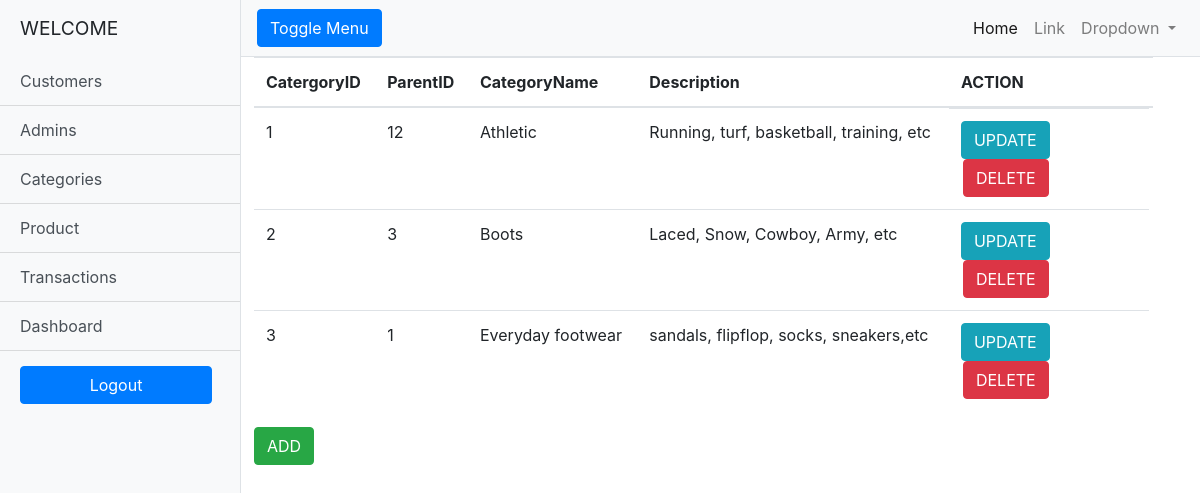
Screenshot of /View/categories/index.php (signed in) with the database file from the repository.
### tables this page shows
CREATE TABLE `categories` (
  `CategoryID` int(11) NOT NULL,
  `ParentID` int(11) NOT NULL,
  `CategoryName` varchar(50) NOT NULL,
  `Description` text NOT NULL
);

### Model/categoriesModel.php (called while the page is built, shortened)
<?php
	function getCategories($flagConn, $flagDisconn) {
		if($flagConn) {
			$conn = connectToDB();
		} else {
			$hostname='localhost';
			$username='root';
			$password='';
			$dbname='myonlineshop';
			$conn=mysqli_connect($hostname, $username, $password, $dbname);
		}
		$sql='SELECT * FROM categories';
		$result = mysqli_query($conn, $sql);
		$categoriesArray = array();
		if (mysqli_num_rows($result)>0) {
			while ($row=mysqli_fetch_assoc($result)) {
				array_push($categoriesArray, $row);
			}
		}
		return $categoriesArray;
	}
?>

### Controller/categoriesController.php (called while the page is built, shortened)
<?php
	function loadCategoriesData($flagConn, $flagDisconn) {
		include '../../Model/categoriesModel.php';
		$categoriesArray = getCategories($flagConn, $flagDisconn);
		return $categoriesArray;
	}
?>

### View/categories/index.php (the view, shortened to what this page needs)
<!DOCTYPE html>
<html lang="en">
<head>
  <link href="http://localhost/onlineShop/onlineShop/CSS/bootstrap.min.css" rel="stylesheet">
  <link href="http://localhost/onlineShop/onlineShop/CSS/simple-sidebar.css" rel="stylesheet">
</head>
<body>
  <div class="d-flex" id="wrapper">
    <?php
        include '../../View/main/sidebar.php';
    ?>
    <div id="page-content-wrapper">
      <nav class="navbar navbar-expand-lg navbar-light bg-light border-bottom">
        <button class="btn btn-primary" id="menu-toggle">Toggle Menu</button>
        <div class="collapse navbar-collapse" id="navbarSupportedContent">
          <ul class="navbar-nav ml-auto mt-2 mt-lg-0">
            <li class="nav-item active">
              <a class="nav-link" href="#">Home <span class="sr-only">(current)</span></a>
            </li>
            <li class="nav-item">
              <a class="nav-link" href="#">Link</a>
            </li>
            <li class="nav-item dropdown">
              <a class="nav-link dropdown-toggle" href="#" id="navbarDropdown" role="button" data-toggle="dropdown" aria-haspopup="true" aria-expanded="false">
                Dropdown
              </a>
            </li>
          </ul>
        </div>
      </nav>
      <div class="container-fluid">
        <?php
            include '../../Controller/categoriesController.php';
            $categoriesArray = loadCategoriesData(true, true);
        ?>
        <div class="container" style="margin-left:25%">
          <table class="table">
            <thead>
              <th>CatergoryID</th>
              <th>ParentID</th>
              <th>CategoryName</th>
              <th>Description</th>
              <th>ACTION</th>
            </thead>
            <tbody>
              <?php
                for ($i=0; $i < count($categoriesArray); $i++) {
                    echo "<tr>";
                    echo "<td>".$categoriesArray[$i]['CategoryID']."</td>";
                    echo "<td>".$categoriesArray[$i]['ParentID']."</td>";
                    echo "<td>".$categoriesArray[$i]['CategoryName']."</td>";
                    echo "<td>".$categoriesArray[$i]['Description']."</td>";
                    echo '<td class="actionButton">'.'<a href="http://localhost/onlineShop/onlineShop/View/categories/update.php?id='.$categoriesArray[$i]['CategoryID'].'"><button type="button" style="" class="btn btn-info btn-update">UPDATE</button></a>';
                    echo '<a style="margin-left: 2px" href="http://localhost/onlineShop/onlineShop/Controller/categoriesController.php?action=delete&id='.$categoriesArray[$i]['CategoryID'].'"><button type="button" class="btn btn-danger btn-del">DELETE</button></a>'."</td>";
                    echo "</tr>";
                }
              ?>
            </tbody>
        </table>
        <a href="http://localhost/onlineShop/onlineShop/View/categories/create.php"><button type="button" style="" class="btn btn-success btn-add">
            ADD
        </button></a>
        </div>
      </div>
    </div>
  </div>
</body>
</html>

### CSS/simple-sidebar.css (style rules this page uses)
#wrapper { overflow-x: hidden; }
#page-content-wrapper { min-width: 100vw; }
@media (min-width: 768px) { #page-content-wrapper { min-width: 0; width: 100%; } }

### View/categories/index.php (style rules this page uses)
.container-fluid { margin-left: -26%; }
.actionButton { width: 200px; display: inline-block; }

### rows the page displays
categories: CategoryID "1", ParentID "12", CategoryName "Athletic", Description "Running, turf, basketball, training, etc"
categories: CategoryID "2", ParentID "3", CategoryName "Boots", Description "Laced, Snow, Cowboy, Army, etc"
categories: CategoryID "3", ParentID "1", CategoryName "Everyday footwear", Description "sandals, flipflop, socks, sneakers,etc"
